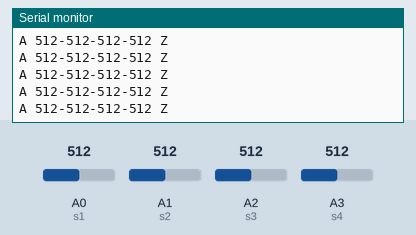
The sketch below on a simulated Arduino Uno, built with avr-gcc and run on an emulated ATmega328P. On the bench: the last lines printed to the serial monitor. The test bench sets the inputs (shaded band); at power-on: A0 (s1) = 512, A1 (s2) = 512, A2 (s3) = 512, A3 (s4) = 512.

Above: at 1.2 s.
1.3 s: A0 (s1) set to 104
At 1.8 s:
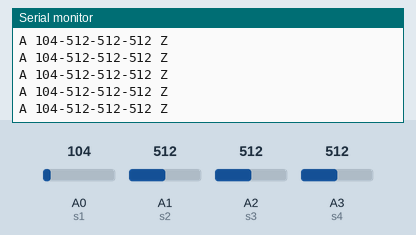
4.3 s: A0 (s1) set to 90
At 4.9 s:
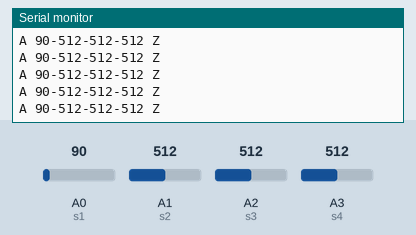
5.8 s: A1 (s2) set to 105
At 6.7 s:
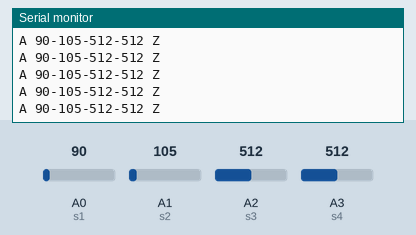
8.8 s: A1 (s2) set to 92
At 9.6 s:
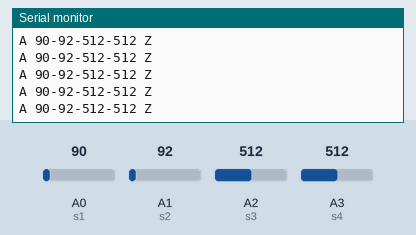
Timing chart, 0 to 11.8 s (numbered marks = the images above; inputs shaded):
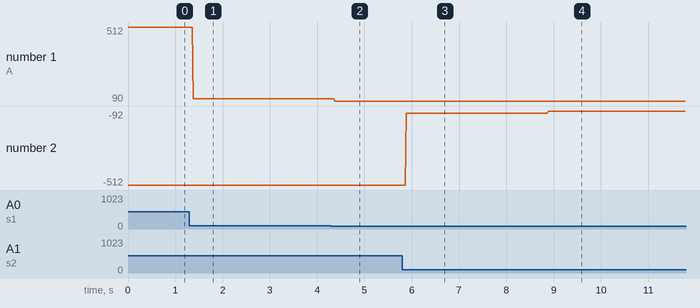

Measured:
- after the input at 1.3 s, the serial monitor: prints a new line after 0.08 s (image 1)
- after the input at 4.3 s, the serial monitor: prints a new line after 0.07 s (image 2)
- after the input at 5.8 s, the serial monitor: prints a new line after 0.09 s (image 3)
- after the input at 8.8 s, the serial monitor: prints a new line after 0.08 s (image 4)
- plotted number 1: 512 → 104 after the input at 1.3 s, 104 → 90 after the input at 4.3 s
- plotted number 2: -512 → -105 after the input at 5.8 s, -105 → -92 after the input at 8.8 s

The sketch:

P12_MultSensores.ino
```cpp
int s1 = A0;
int s2 = A1;
int s3 = A2;
int s4 = A3;

void setup() {
  // put your setup code here, to run once:
  Serial.begin(9600);
}

int v1, v2, v3, v4;

void loop() {
  // put your main code here, to run repeatedly:
  v1 = analogRead(s1);
  v2 = analogRead(s2);
  v3 = analogRead(s3);
  v4 = analogRead(s4);

  //Opc1
  /*
  Serial.println("S1-" + String(v1));
  Serial.println("S2-" + String(v2));
  Serial.println("S3-" + String(v3));
  Serial.println("S4-" + String(v4));
  */

  //Opc2 - Trama
  Serial.println("A "
  + String(v1) + "-"
  + String(v2) + "-"
  + String(v3) + "-"
  + String(v4) + " Z");
}
```
